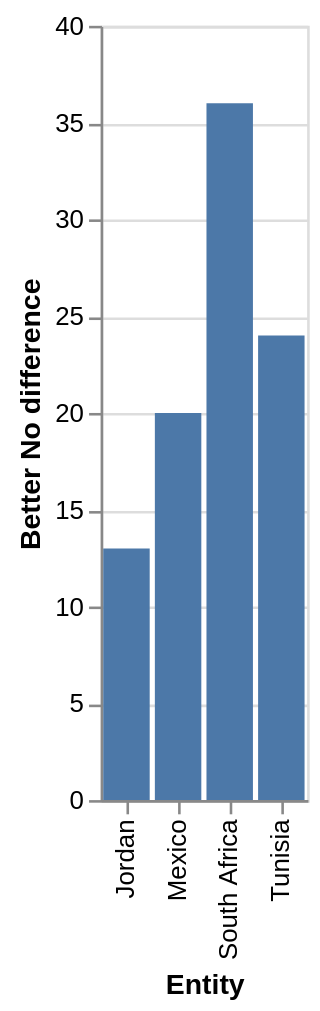

Source (Vega-Lite JSON):
### Vega-Lite specification from a JSON file in a GitHub repository (floating-point values rounded to 4 significant figures)
{"$schema": "https://vega.github.io/schema/vega-lite/v5.json", "description": "Bar chart auto-generated from CSV", "data": {"values": [{"Entity": "Lebanon", "Better No difference": NaN}, {"Entity": "Jordan", "Better No difference": 13.0}, {"Entity": "Mexico", "Better No difference": 20.0}, {"Entity": "Tunisia", "Better No difference": 24.0}, {"Entity": "South Africa", "Better No difference": 36.0}]}, "mark": "bar", "encoding": {"x": {"field": "Entity", "type": "ordinal"}, "y": {"field": "Better No difference", "type": "quantitative"}}}
